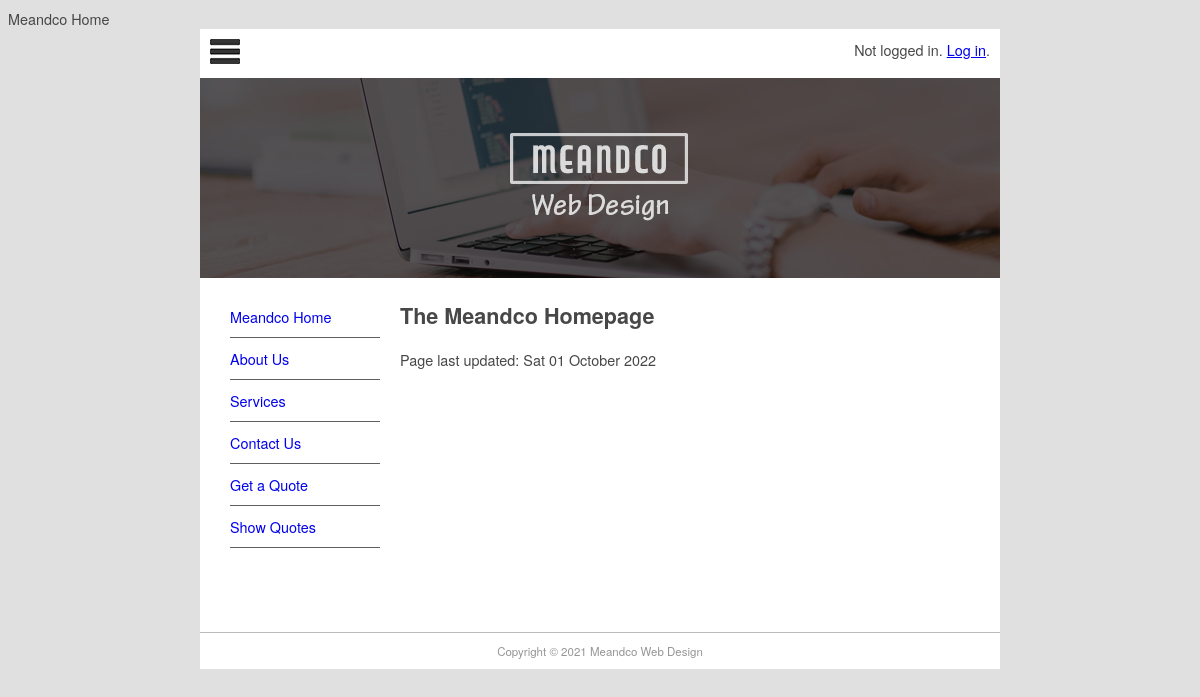
/, run on an earlier commit of the app's database.
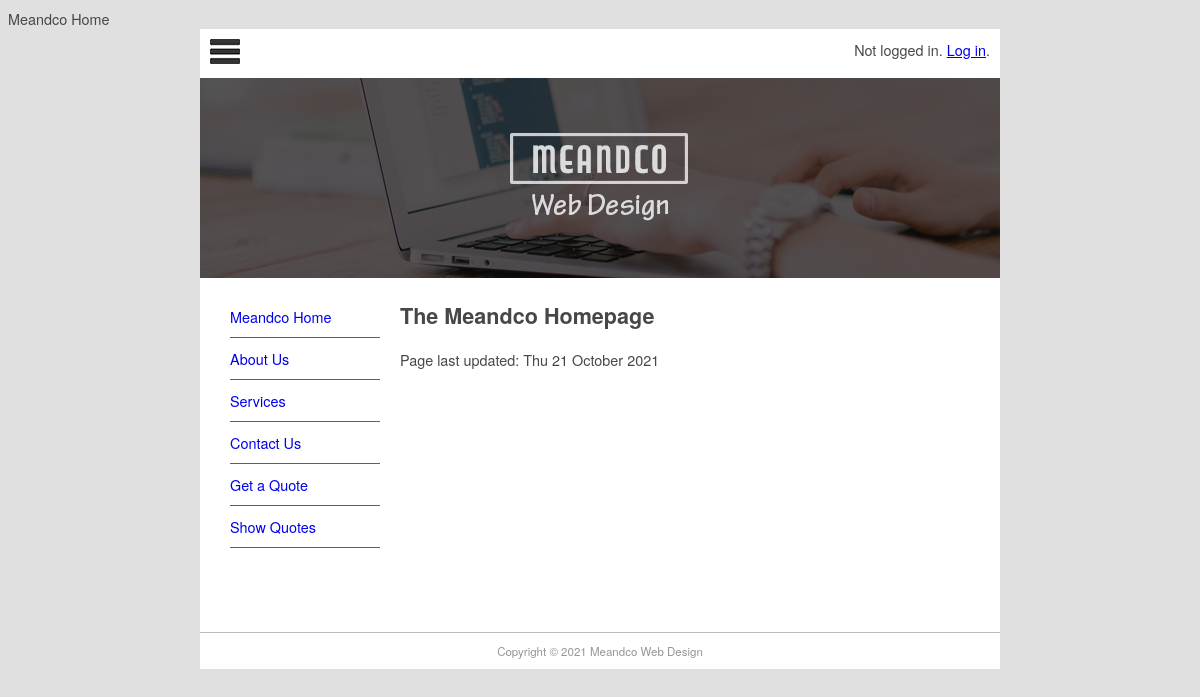
And on a later commit of the database.
### pages/models.py (models this page shows, shortened)
class Page(models.Model):
    title = models.CharField(max_length=60)
    permalink = models.CharField(max_length=12, unique=True)
    update_date = models.DateTimeField('Last Updated')
    bodytext = models.TextField('Page Content', blank=True)

### pages/views.py (the view)
# urls.py: path('', views.index, {'pagename': ''}, name='home'),
def index(request, pagename):
    pagename = '/' + pagename
    pg = get_object_or_404(Page, permalink=pagename)
    context = {
        'title': pg.title,
        'content': pg.bodytext,
        'last_updated': pg.update_date,
        'page_list': Page.objects.all(),
    }
    return render(request, 'pages/page.html', context)

### pages/templates/pages/page.html (shortened to what this page needs)
{% extends "base.html" %}
{% block sidenav %}
    {% for page in page_list %}
    <li>
      <a href="{{ page.permalink }}">{{ page.title }}</a>
    </li>
    {% endfor %}
{% endblock sidenav %}
{% block content %}
{% autoescape off %}
{{ content }}
{% endautoescape %}
<p>
  Page last updated: {{ last_updated|date:"D d F Y" }}
</p>
{% endblock content %}

### mfdw_site/templates/base.html (shortened to what this page needs)
{% load static %}
<!doctype html>
<html>
<head>
<link href="{% static 'main.css' %}" rel="stylesheet" type="text/css">
</head>
<body>
<div id="wrapper">
  <header id="header">
    <div id="logo"><img src="{% static 'logo.jpg' %}" alt=""/>
      <span style="float: right;">
        {% if user.is_authenticated %}
          Hello, {{ user.username }}. <a href="{% url 'logout' %}?next=/">Log out</a>.
        {% else %}
          Not logged in. <a href="{% url 'login' %}?next=/">Log in</a>.
        {% endif %}
      </span>
    </div>
    <div id="topbanner"><img src="{% static 'top_banner.png' %}" width="800" height="200" alt=""/></div>
  </header>
  <aside id="leftsidebar">
    <nav id="nav">
    <ul>
      {% block sidenav %}{% endblock sidenav %}
      <li><a href="/contact">Contact Us</a></li>
      <li><a href="/quote/">Get a Quote</a></li>
      <li><a href="/quote/show">Show Quotes</a></li>
    </nav>
  </aside>
  <section id="main">
    {% block content %}{% endblock content %}
  </section>
  <footer id="footer">Copyright &copy; 2021 Meandco Web Design</footer>
</div>
</body>
</html>

### mfdw_site/static/main.css (style rules this page uses)
#header { border-style: none; width: 800px; height: auto; }
#wrapper { margin-top: 0px; margin-left: auto; margin-right: auto; background-color: #FFFFFF; width: 800px; }
body { background-color: #E0E0E0; font-family: Gotham, "Helvetica Neue", Helvetica, Arial, sans-serif; font-size: 0.9em; text-align: justify; color: #474747; }
#footer { text-align: center; font-size: 0.8em; margin-top: 5px; padding-top: 10px; padding-bottom: 10px; background-color: #FFFFFF; border-top: thin solid #BBBBBB; clear: both; color: #969696; }
#nav li { padding-top: 10px; padding-bottom: 10px; font-size: 1em; list-style-type: none; border-bottom: thin solid #5F5F5F; color: #4C4C4C; left: 0px; list-style-position: inside; margin-left: -10px; }
#nav li a { text-decoration: none; }
#leftsidebar { width: 180px; height: 350px; float: left; }
#main { width: 560px; float: left; margin-left: 20px; margin-right: 10px; padding-right: 10px; }
#logo { padding: 10px; }

What changed in the data, as far as the page shows it:
changed Page "Meandco Home": update_date "Sat 01 October 2022" → "Thu 21 October 2021"
